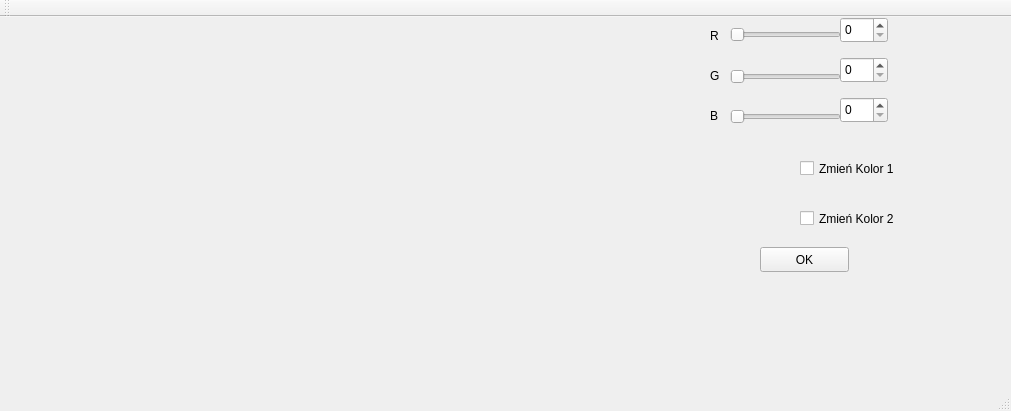
<?xml version="1.0" encoding="UTF-8"?>
<ui version="4.0">
 <class>MainWindow</class>
 <widget class="QMainWindow" name="MainWindow">
  <property name="geometry">
   <rect>
    <x>0</x>
    <y>0</y>
    <width>1011</width>
    <height>411</height>
   </rect>
  </property>
  <property name="windowTitle">
   <string>MainWindow</string>
  </property>
  <widget class="QWidget" name="centralWidget">
   <widget class="QSlider" name="redSlider">
    <property name="geometry">
     <rect>
      <x>730</x>
      <y>10</y>
      <width>111</width>
      <height>16</height>
     </rect>
    </property>
    <property name="maximum">
     <number>255</number>
    </property>
    <property name="orientation">
     <enum>Qt::Horizontal</enum>
    </property>
   </widget>
   <widget class="QSlider" name="greenSlider">
    <property name="geometry">
     <rect>
      <x>730</x>
      <y>50</y>
      <width>111</width>
      <height>20</height>
     </rect>
    </property>
    <property name="maximum">
     <number>255</number>
    </property>
    <property name="orientation">
     <enum>Qt::Horizontal</enum>
    </property>
   </widget>
   <widget class="QSlider" name="blueSlider">
    <property name="geometry">
     <rect>
      <x>730</x>
      <y>90</y>
      <width>111</width>
      <height>20</height>
     </rect>
    </property>
    <property name="maximum">
     <number>255</number>
    </property>
    <property name="orientation">
     <enum>Qt::Horizontal</enum>
    </property>
   </widget>
   <widget class="QLabel" name="label">
    <property name="geometry">
     <rect>
      <x>710</x>
      <y>10</y>
      <width>15</width>
      <height>17</height>
     </rect>
    </property>
    <property name="text">
     <string>R</string>
    </property>
   </widget>
   <widget class="QLabel" name="label_2">
    <property name="geometry">
     <rect>
      <x>710</x>
      <y>50</y>
      <width>15</width>
      <height>17</height>
     </rect>
    </property>
    <property name="text">
     <string>G</string>
    </property>
   </widget>
   <widget class="QLabel" name="label_3">
    <property name="geometry">
     <rect>
      <x>710</x>
      <y>90</y>
      <width>15</width>
      <height>17</height>
     </rect>
    </property>
    <property name="text">
     <string>B</string>
    </property>
   </widget>
   <widget class="QWidget" name="displayWidget" native="true">
    <property name="geometry">
     <rect>
      <x>890</x>
      <y>0</y>
      <width>91</width>
      <height>101</height>
     </rect>
    </property>
    <property name="autoFillBackground">
     <bool>true</bool>
    </property>
   </widget>
   <widget class="QSpinBox" name="redSpinBox">
    <property name="geometry">
     <rect>
      <x>840</x>
      <y>0</y>
      <width>48</width>
      <height>26</height>
     </rect>
    </property>
    <property name="maximum">
     <number>255</number>
    </property>
   </widget>
   <widget class="QSpinBox" name="greenSpinBox">
    <property name="geometry">
     <rect>
      <x>840</x>
      <y>40</y>
      <width>48</width>
      <height>26</height>
     </rect>
    </property>
    <property name="maximum">
     <number>255</number>
    </property>
   </widget>
   <widget class="QSpinBox" name="blueSpinBox">
    <property name="geometry">
     <rect>
      <x>840</x>
      <y>80</y>
      <width>48</width>
      <height>26</height>
     </rect>
    </property>
    <property name="maximum">
     <number>255</number>
    </property>
   </widget>
   <widget class="QCheckBox" name="cb1">
    <property name="geometry">
     <rect>
      <x>800</x>
      <y>140</y>
      <width>121</width>
      <height>23</height>
     </rect>
    </property>
    <property name="text">
     <string>Zmień Kolor 1</string>
    </property>
   </widget>
   <widget class="QCheckBox" name="cb2">
    <property name="geometry">
     <rect>
      <x>800</x>
      <y>190</y>
      <width>121</width>
      <height>23</height>
     </rect>
    </property>
    <property name="text">
     <string>Zmień Kolor 2</string>
    </property>
   </widget>
   <widget class="QPushButton" name="accept">
    <property name="geometry">
     <rect>
      <x>760</x>
      <y>230</y>
      <width>89</width>
      <height>25</height>
     </rect>
    </property>
    <property name="text">
     <string>OK</string>
    </property>
   </widget>
  </widget>
  <widget class="QMenuBar" name="menuBar">
   <property name="geometry">
    <rect>
     <x>0</x>
     <y>0</y>
     <width>1011</width>
     <height>22</height>
    </rect>
   </property>
  </widget>
  <widget class="QToolBar" name="mainToolBar">
   <attribute name="toolBarArea">
    <enum>TopToolBarArea</enum>
   </attribute>
   <attribute name="toolBarBreak">
    <bool>false</bool>
   </attribute>
  </widget>
  <widget class="QStatusBar" name="statusBar"/>
 </widget>
 <layoutdefault spacing="6" margin="11"/>
 <resources/>
 <connections>
  <connection>
   <sender>redSlider</sender>
   <signal>valueChanged(int)</signal>
   <receiver>redSpinBox</receiver>
   <slot>setValue(int)</slot>
   <hints>
    <hint type="sourcelabel">
     <x>738</x>
     <y>59</y>
    </hint>
    <hint type="destinationlabel">
     <x>883</x>
     <y>49</y>
    </hint>
   </hints>
  </connection>
  <connection>
   <sender>redSpinBox</sender>
   <signal>valueChanged(int)</signal>
   <receiver>redSlider</receiver>
   <slot>setValue(int)</slot>
   <hints>
    <hint type="sourcelabel">
     <x>874</x>
     <y>58</y>
    </hint>
    <hint type="destinationlabel">
     <x>771</x>
     <y>53</y>
    </hint>
   </hints>
  </connection>
  <connection>
   <sender>greenSlider</sender>
   <signal>valueChanged(int)</signal>
   <receiver>greenSpinBox</receiver>
   <slot>setValue(int)</slot>
   <hints>
    <hint type="sourcelabel">
     <x>773</x>
     <y>98</y>
    </hint>
    <hint type="destinationlabel">
     <x>880</x>
     <y>97</y>
    </hint>
   </hints>
  </connection>
  <connection>
   <sender>greenSpinBox</sender>
   <signal>valueChanged(int)</signal>
   <receiver>greenSlider</receiver>
   <slot>setValue(int)</slot>
   <hints>
    <hint type="sourcelabel">
     <x>864</x>
     <y>93</y>
    </hint>
    <hint type="destinationlabel">
     <x>777</x>
     <y>91</y>
    </hint>
   </hints>
  </connection>
  <connection>
   <sender>blueSlider</sender>
   <signal>valueChanged(int)</signal>
   <receiver>blueSpinBox</receiver>
   <slot>setValue(int)</slot>
   <hints>
    <hint type="sourcelabel">
     <x>794</x>
     <y>137</y>
    </hint>
    <hint type="destinationlabel">
     <x>883</x>
     <y>137</y>
    </hint>
   </hints>
  </connection>
  <connection>
   <sender>blueSpinBox</sender>
   <signal>valueChanged(int)</signal>
   <receiver>blueSlider</receiver>
   <slot>setValue(int)</slot>
   <hints>
    <hint type="sourcelabel">
     <x>876</x>
     <y>137</y>
    </hint>
    <hint type="destinationlabel">
     <x>790</x>
     <y>138</y>
    </hint>
   </hints>
  </connection>
 </connections>
</ui>
